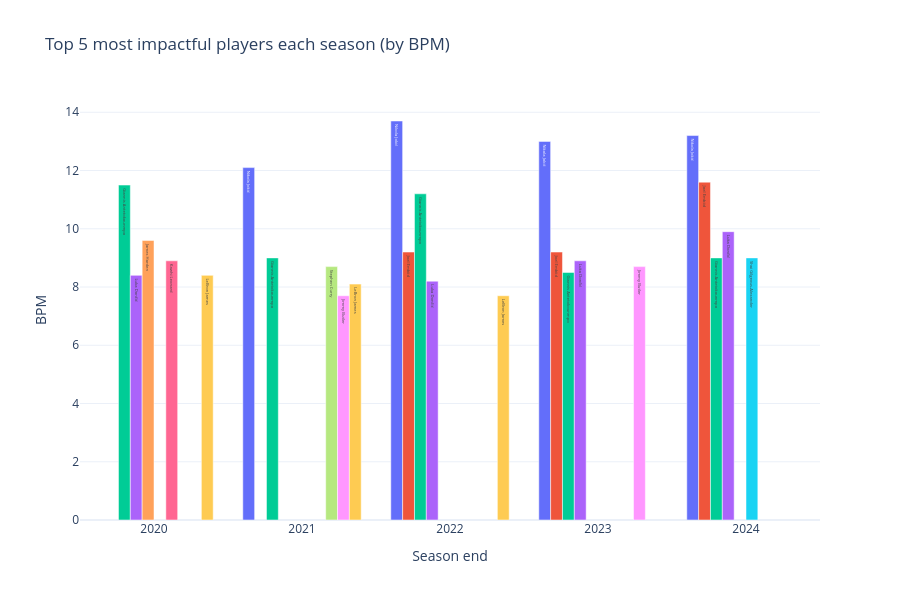

Notebook cell for this chart:
### Code cell
top = (players[players.minutes_played >= 1000]
       .sort_values("box_plus_minus", ascending=False)
       .groupby("season_end").head(5))

fig = px.bar(top, x="season_end", y="box_plus_minus", color="name", text="name",
             title="Top 5 most impactful players each season (by BPM)",
             labels={"season_end": "Season end", "box_plus_minus": "BPM"}, height=600)
fig.update_traces(textposition="inside", textfont_size=10)
fig.update_layout(barmode="group", showlegend=False)
fig.show()

### Figure 1 — Plotly figure (JSON) as saved in the notebook; plotly's stock layout.template omitted (floating-point values rounded to 4 significant figures)
{"data": [{"hovertemplate": "name=%{text}<br>Season end=%{x}<br>BPM=%{y}<extra></extra>", "legendgroup": "Nikola Jokić", "marker": {"color": "#636efa", "pattern": {"shape": ""}}, "name": "Nikola Jokić", "orientation": "v", "showlegend": true, "text": ["Nikola Jokić", "Nikola Jokić", "Nikola Jokić", "Nikola Jokić"], "textfont": {"size": 10}, "textposition": "inside", "type": "bar", "x": [2022, 2024, 2023, 2021], "xaxis": "x", "y": [13.7, 13.2, 13.0, 12.1], "yaxis": "y"}, {"hovertemplate": "name=%{text}<br>Season end=%{x}<br>BPM=%{y}<extra></extra>", "legendgroup": "Joel Embiid", "marker": {"color": "#EF553B", "pattern": {"shape": ""}}, "name": "Joel Embiid", "orientation": "v", "showlegend": true, "text": ["Joel Embiid", "Joel Embiid", "Joel Embiid"], "textfont": {"size": 10}, "textposition": "inside", "type": "bar", "x": [2024, 2022, 2023], "xaxis": "x", "y": [11.6, 9.2, 9.2], "yaxis": "y"}, {"hovertemplate": "name=%{text}<br>Season end=%{x}<br>BPM=%{y}<extra></extra>", "legendgroup": "Giannis Antetokounmpo", "marker": {"color": "#00cc96", "pattern": {"shape": ""}}, "name": "Giannis Antetokounmpo", "orientation": "v", "showlegend": true, "text": ["Giannis Antetokounmpo", "Giannis Antetokounmpo", "Giannis Antetokounmpo", "Giannis Antetokounmpo", "Giannis Antetokounmpo"], "textfont": {"size": 10}, "textposition": "inside", "type": "bar", "x": [2020, 2022, 2021, 2024, 2023], "xaxis": "x", "y": [11.5, 11.2, 9.0, 9.0, 8.5], "yaxis": "y"}, {"hovertemplate": "name=%{text}<br>Season end=%{x}<br>BPM=%{y}<extra></extra>", "legendgroup": "Luka Dončić", "marker": {"color": "#ab63fa", "pattern": {"shape": ""}}, "name": "Luka Dončić", "orientation": "v", "showlegend": true, "text": ["Luka Dončić", "Luka Dončić", "Luka Dončić", "Luka Dončić"], "textfont": {"size": 10}, "textposition": "inside", "type": "bar", "x": [2024, 2023, 2020, 2022], "xaxis": "x", "y": [9.9, 8.9, 8.4, 8.2], "yaxis": "y"}, {"hovertemplate": "name=%{text}<br>Season end=%{x}<br>BPM=%{y}<extra></extra>", "legendgroup": "James Harden", "marker": {"color": "#FFA15A", "pattern": {"shape": ""}}, "name": "James Harden", "orientation": "v", "showlegend": true, "text": ["James Harden"], "textfont": {"size": 10}, "textposition": "inside", "type": "bar", "x": [2020], "xaxis": "x", "y": [9.6], "yaxis": "y"}, {"hovertemplate": "name=%{text}<br>Season end=%{x}<br>BPM=%{y}<extra></extra>", "legendgroup": "Shai Gilgeous-Alexander", "marker": {"color": "#19d3f3", "pattern": {"shape": ""}}, "name": "Shai Gilgeous-Alexander", "orientation": "v", "showlegend": true, "text": ["Shai Gilgeous-Alexander"], "textfont": {"size": 10}, "textposition": "inside", "type": "bar", "x": [2024], "xaxis": "x", "y": [9.0], "yaxis": "y"}, {"hovertemplate": "name=%{text}<br>Season end=%{x}<br>BPM=%{y}<extra></extra>", "legendgroup": "Kawhi Leonard", "marker": {"color": "#FF6692", "pattern": {"shape": ""}}, "name": "Kawhi Leonard", "orientation": "v", "showlegend": true, "text": ["Kawhi Leonard"], "textfont": {"size": 10}, "textposition": "inside", "type": "bar", "x": [2020], "xaxis": "x", "y": [8.9], "yaxis": "y"}, {"hovertemplate": "name=%{text}<br>Season end=%{x}<br>BPM=%{y}<extra></extra>", "legendgroup": "Stephen Curry", "marker": {"color": "#B6E880", "pattern": {"shape": ""}}, "name": "Stephen Curry", "orientation": "v", "showlegend": true, "text": ["Stephen Curry"], "textfont": {"size": 10}, "textposition": "inside", "type": "bar", "x": [2021], "xaxis": "x", "y": [8.7], "yaxis": "y"}, {"hovertemplate": "name=%{text}<br>Season end=%{x}<br>BPM=%{y}<extra></extra>", "legendgroup": "Jimmy Butler", "marker": {"color": "#FF97FF", "pattern": {"shape": ""}}, "name": "Jimmy Butler", "orientation": "v", "showlegend": true, "text": ["Jimmy Butler", "Jimmy Butler"], "textfont": {"size": 10}, "textposition": "inside", "type": "bar", "x": [2023, 2021], "xaxis": "x", "y": [8.7, 7.7], "yaxis": "y"}, {"hovertemplate": "name=%{text}<br>Season end=%{x}<br>BPM=%{y}<extra></extra>", "legendgroup": "LeBron James", "marker": {"color": "#FECB52", "pattern": {"shape": ""}}, "name": "LeBron James", "orientation": "v", "showlegend": true, "text": ["LeBron James", "LeBron James", "LeBron James"], "textfont": {"size": 10}, "textposition": "inside", "type": "bar", "x": [2020, 2021, 2022], "xaxis": "x", "y": [8.4, 8.1, 7.7], "yaxis": "y"}], "layout": {"barmode": "group", "height": 600, "legend": {"title": {"text": "name"}, "tracegroupgap": 0}, "showlegend": false, "title": {"text": "Top 5 most impactful players each season (by BPM)"}, "xaxis": {"anchor": "y", "domain": [0, 1], "title": {"text": "Season end"}}, "yaxis": {"anchor": "x", "domain": [0, 1], "title": {"text": "BPM"}}}}
